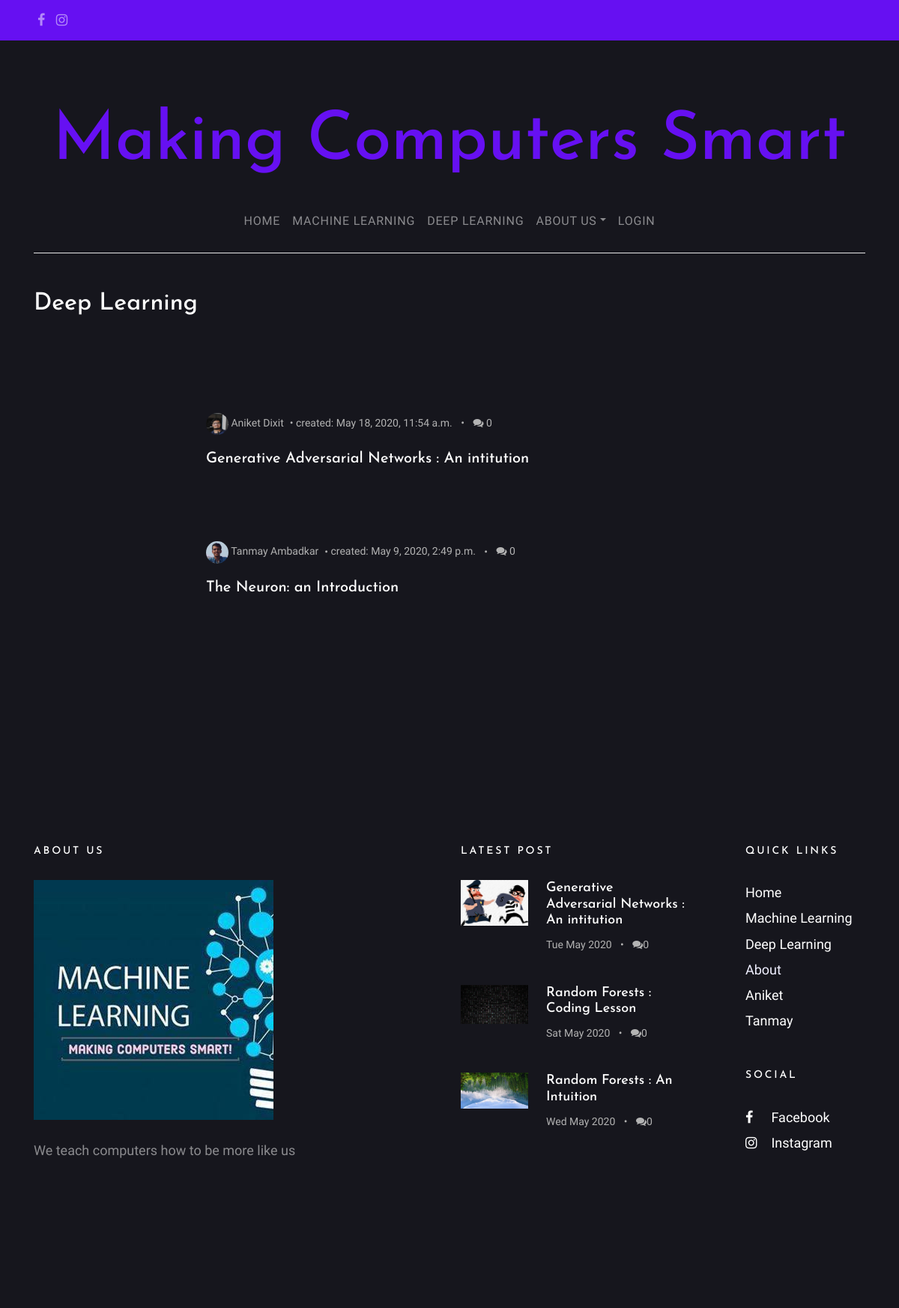
Screenshot of /posts/DL/ with the database file from the repository.
### blog/models.py (models this page shows, shortened)
class Post(models.Model):
    types = (
        ('D', 'Deep Learning'),
        ('M', 'Machine Learning'),
    )
    author = models.ForeignKey('UserProfileInfo', on_delete = models.CASCADE)
    title = models.CharField(max_length = 200)
    cover_img = models.ImageField(upload_to = 'cover_image', blank = True)
    text = models.TextField()
    created_date = models.DateTimeField(default = timezone.now)
    published_date = models.DateTimeField(blank = True, null = True)
    type = models.CharField(max_length = 1, choices = types, blank = True)
    def approve_comments(self):
        return self.comments.filter(approved_comment=True)

class UserProfileInfo(models.Model):
    user = models.OneToOneField(User, on_delete= models.CASCADE)
    profile_img = models.ImageField(upload_to = 'profile_pics', blank = True)
    cover_image = models.ImageField(upload_to = 'cover_profile_img', blank = True)
    description = models.TextField(blank = True)
    writeup = models.TextField(blank = True)
    instagram = models.URLField(blank = True)
    facebook = models.URLField(blank = True)
    github = models.URLField(blank = True)
    linkedin = models.URLField(blank = True)
    email = models.EmailField(blank = True)

### blog/views.py (the view)
# urls.py: path('posts/DL/', PostListView_DL.as_view(), name = 'post_list_DL'),
class PostListView_DL(ListView, TemplateResponseMixin):
    model = Post
    template_name = 'post_list_DL.html'
    def get_context_data(self, **kwargs):
         context = super(PostListView_DL, self).get_context_data(**kwargs)
         context['posts'] = Post.objects.filter(type__startswith = 'D').order_by('-published_date')
         context['topthree'] = Post.objects.filter(published_date__lte = timezone.now()).order_by('-published_date')[:3]
         return context

### blog/templates/blog/post_list_DL.html (shortened to what this page needs)
{% extends "blog/base.html" %}
{% block content %}
<section class="site-section pt-5">
  <div class="container">
    <div class="row mb-4">
      <div class="col-md-6">
        <h2 class="mb-4">Deep Learning</h2>
      </div>
    </div>
    <div class="row blog-entries">
      <div class="col-md-12 col-lg-8 main-content">
        <div class="row mb-5 mt-5">
          <div class="col-md-12">
              {% for post in posts %}
	      {% if post.published_date %}
              <div class="post-entry-horzontal">
                <a href="{% url 'post_detail' pk=post.pk %}">
                  <span class="text">
                    <div class="post-meta">
                      <span class="author mr-2"><img src="/media/{{post.author.profile_img}}" alt="Colorlib">  {{post.author.user.first_name}} {{post.author.user.last_name}}</span>&bullet;
                      <span class="mr-2">created: {{post.created_date}}</span> &bullet;
                      <span class="ml-2"><span class="fa fa-comments"></span> {{post.approve_comments.count}}</span>
                    </div>
                    <h2>{{ post.title }}</h2>
                  </span>
                </a>
              </div>
	      {% endif %}
              {% endfor %}
          </div>
        </div>
      </div>
    </div>
  </div>
</section>
{% endblock %}
{% block footerblock %}
    {% for post in topthree %}
    <ul>
      <li>
        <a href="{% url 'post_detail' pk=post.pk %}">
          <img src="/media/{{post.cover_img}}" alt="Image placeholder" class="mr-4">
          <div class="text">
            <h4>{{post.title}}</h4>
            <div class="post-meta">
              <span class="mr-2">{{ post.published_date|date:"D M Y"}} </span> &bullet;
              <span class="ml-2"><span class="fa fa-comments"></span>{{post.approve_comments.count}}</span>
            </div>
          </div>
        </a>
      </li>
    </ul>
    {% endfor %}
{% endblock  %}

### static/css/style.css (style rules this page uses)
body { background: black; font-family: "Inconsolata", SFMono-Regular, Menlo, Monaco, Consolas, "Liberation Mono", "Courier New", monospace; font-weight: 300; font-size: 18px; line-height: 1.9; color: #f0f0ff; }
a { -webkit-transition: .3s all ease; -o-transition: .3s all ease; transition: .3s all ease; text-decoration: none; }
h1, h2, h3, h4, h5 { color: #fff; font-family: "Josefin Sans", -apple-system, BlinkMacSystemFont, "Segoe UI", Roboto, "Helvetica Neue", Arial, sans-serif, "Apple Color Emoji", "Segoe UI Emoji", "Segoe UI Symbol", "Noto Color Emoji"; }
.site-section { padding: 7em 0; }
.blog-entries .post-meta { margin-bottom: 20px; font-size: 14px; color: #b3b3b3; }
.blog-entries .post-meta .author img { width: 30px; border-radius: 50%; display: inline-block; }
.post-entry-horzontal { margin-bottom: 30px; }
.post-entry-horzontal a { overflow: hidden; display: table; position: relative; top: 0; -webkit-transition: .1s all ease; -o-transition: .1s all ease; transition: .1s all ease; }
.post-entry-horzontal a .image, .post-entry-horzontal a .text { display: table-cell; vertical-align: middle; }
.post-entry-horzontal a .text { padding: 30px; width: calc(100 - 200px); border-left: none; }
.post-entry-horzontal a .text h2 { font-size: 20px; }
.post-entry-sidebar .post-meta { font-size: 14px; color: #b3b3b3; }
.post-entry-sidebar ul { padding: 0; margin: 0; }
.post-entry-sidebar ul li { list-style: none; padding: 0 0 20px 0; margin: 0 0 20px 0; }
.post-entry-sidebar ul li a { display: table; }
.post-entry-sidebar ul li a img { width: 90px; }
.post-entry-sidebar ul li a img, .post-entry-sidebar ul li a .text { display: table-cell; vertical-align: middle; }
.post-entry-sidebar ul li a .text h4 { font-size: 18px; }
.site-footer .post-entry-sidebar ul li a h4 { color: #fff; }
.site-footer a { color: #fff; }

### rows the page displays
Post: author.profile_img (picture), author.user.first_name "Aniket", author.user.last_name "Dixit", created_date "May 18, 2020, 11:54 a.m.", approve_comments.count "0", title "Generative Adversarial Networks : An intitution", cover_img (picture), published_date "Tue May 2020"
Post: author.profile_img (picture), author.user.first_name "Tanmay", author.user.last_name "Ambadkar", created_date "May 9, 2020, 2:49 p.m.", approve_comments.count "0", title "The Neuron: an Introduction"
Post: cover_img (picture), title "Random Forests : Coding Lesson", published_date "Sat May 2020", approve_comments.count "0"
Post: cover_img (picture), title "Random Forests : An Intuition", published_date "Wed May 2020", approve_comments.count "0"
